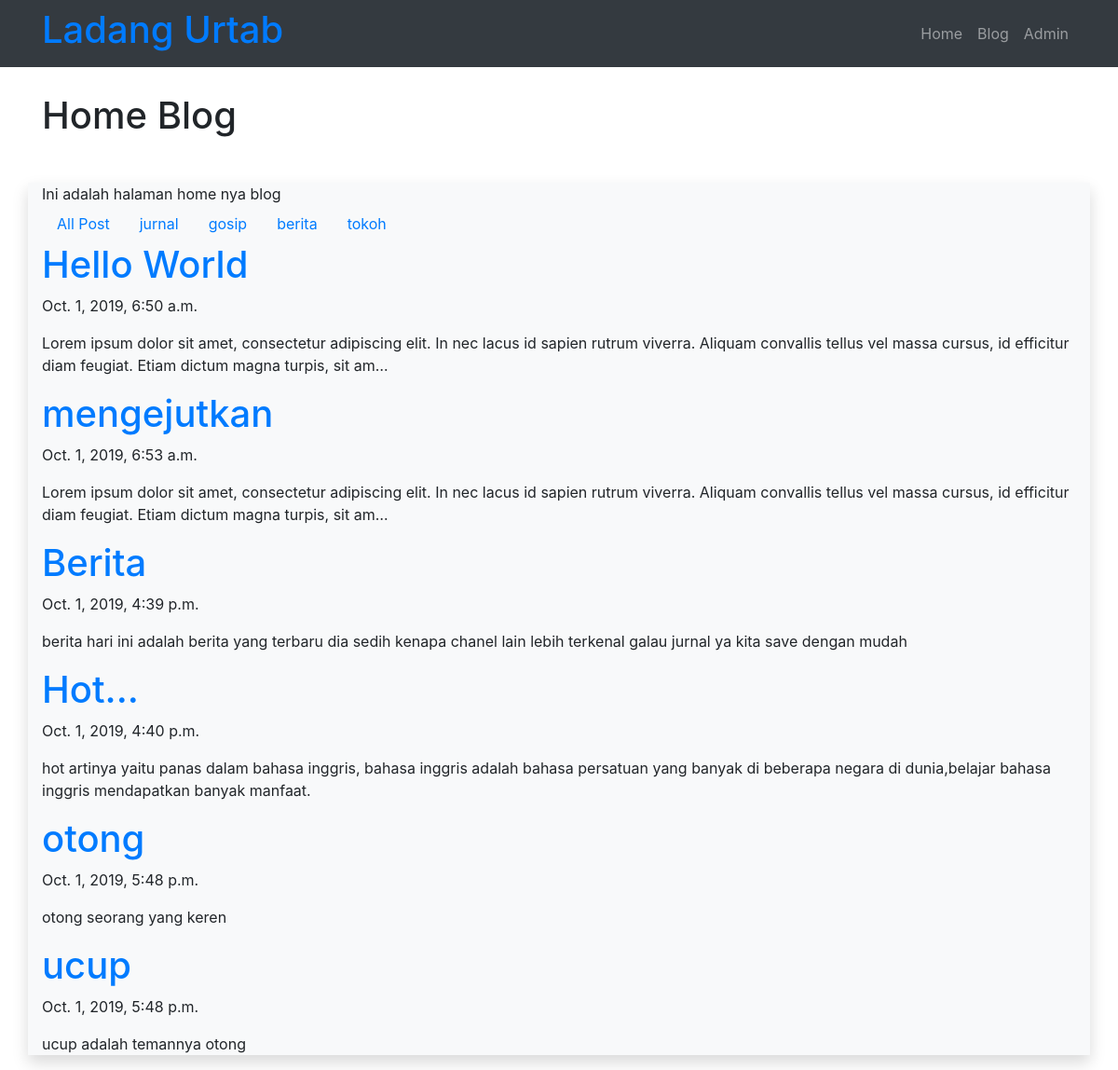
Screenshot of /blog/ with the database file from the repository.
### blog/models.py (models this page shows, shortened)
class Post(models.Model):
	judul 	 = models.CharField(max_length=255)
	body 	 = models.TextField()
	category = models.CharField(max_length=255)
	publish  = models.DateTimeField(auto_now_add=True)
	update   = models.DateTimeField(auto_now=True)
	slug     = models.SlugField(blank=True,editable=False)

### blog/views.py (the view)
def index(request):
	posts = Post.objects.all()
	categories = Post.objects.values("category").distinct();#distinct berguna untuk
	context={
		'judul':'Home Blog',
		'content':'Ini adalah halaman home nya blog',
		'Categories':categories,
		'Posts':posts
	}
	return render(request,'blog/index.html',context)

### blog/templates/blog/index.html (shortened to what this page needs)
{% extends "base.html"%}
{% block pageTitle%}
	{{judul}}
{% endblock pageTitle%}
{% block contents%}
	{{content}}
		<ul class="nav">
			<li class="nav-item">
				<a class="nav-link" href="{% url 'blog:index'%}">All Post</a>
			</li>
			{% for datacategory in Categories %}
			<li class="nav-item">
				<a class="nav-link" href="{% url 'blog:category' categoryInput=datacategory.category%}">{{datacategory.category}}</a>
			</li>
	{% endfor %}
	</ul>
	{% for post in Posts%}
	<a href="{% url 'blog:detail' slugInput=post.slug %}">
	<h1>{{post.judul}}</h1>
	</a>
	<p>{{post.publish}}</p>
	<p>{{post.body|truncatechars:200}}</p>
	{% endfor %}
{% endblock contents%}

### templates/base.html (shortened to what this page needs)
<!DOCTYPE html>
<html>
<head>
	{% include "snippets/style.html" %}
</head>
<body>
	{% include "snippets/navbar.html" %}
	<div class="container" style="margin-top:100px">
		<h1>
		{% block pageTitle %}
		{% endblock pageTitle%}
    </h1>
	</div>
   <div class="container bg-light shadow mt-5" >
   	 	{% block contents %}
    	{% endblock contents %}
   </div>
</body>
</html>

### templates/snippets/style.html (shortened to what this page needs)
<link rel="stylesheet" href="https://stackpath.bootstrapcdn.com/bootstrap/4.3.1/css/bootstrap.min.css">

### templates/snippets/navbar.html (shortened to what this page needs)
<nav class="navbar fixed-top navbar-expand-sm navbar-dark bg-dark">
		<div class="container">
			<a href="#"><h1>Ladang Urtab</h1>
			</a>
			<div class="collapse navbar-collapse" id="navbarSupportedContent">
				<ul class="navbar-nav ml-auto">
					<li class="nav-item">
						<a class="nav-link" href="{% url 'index'%}">Home
						</a>
					</li>
				<ul class="navbar-nav">
					<li class="nav-item">
						<a class="nav-link" href="/blog">
							Blog
						</a>
					</li>
				<ul class="navbar-nav">
					<li class="nav-item">
						<a class="nav-link" href="{% url 'admin:index'%}">
							Admin
						</a>
					</li>
				</ul>
			</div>
		</div>
	</nav>

### rows the page displays
Post: judul "Hello World", publish "Oct. 1, 2019, 6:50 a.m.", body "Lorem ipsum dolor sit amet, consectetur adipiscing elit. In nec lacus id sapien rutrum viverra. Aliquam convallis tellus vel massa cursus, id efficitur diam feugiat. Etiam dictum magna turpis, sit am…"
Post: judul "mengejutkan", publish "Oct. 1, 2019, 6:53 a.m.", body "Lorem ipsum dolor sit amet, consectetur adipiscing elit. In nec lacus id sapien rutrum viverra. Aliquam convallis tellus vel massa cursus, id efficitur diam feugiat. Etiam dictum magna turpis, sit am…"
Post: judul "Berita", publish "Oct. 1, 2019, 4:39 p.m.", body "berita hari ini adalah berita yang terbaru dia sedih kenapa chanel lain lebih terkenal galau jurnal ya kita save dengan mudah"
Post: judul "Hot...", publish "Oct. 1, 2019, 4:40 p.m.", body "hot artinya yaitu panas dalam bahasa inggris, bahasa inggris adalah bahasa persatuan yang banyak di beberapa negara di dunia,belajar bahasa inggris mendapatkan banyak manfaat."
Post: judul "otong", publish "Oct. 1, 2019, 5:48 p.m.", body "otong seorang yang keren"
Post: judul "ucup", publish "Oct. 1, 2019, 5:48 p.m.", body "ucup adalah temannya otong"

### other values shown
{{ judul }} "Home Blog"
{{ content }} "Ini adalah halaman home nya blog"
{{ datacategory.category }} "jurnal" "gosip" "berita" "tokoh"
